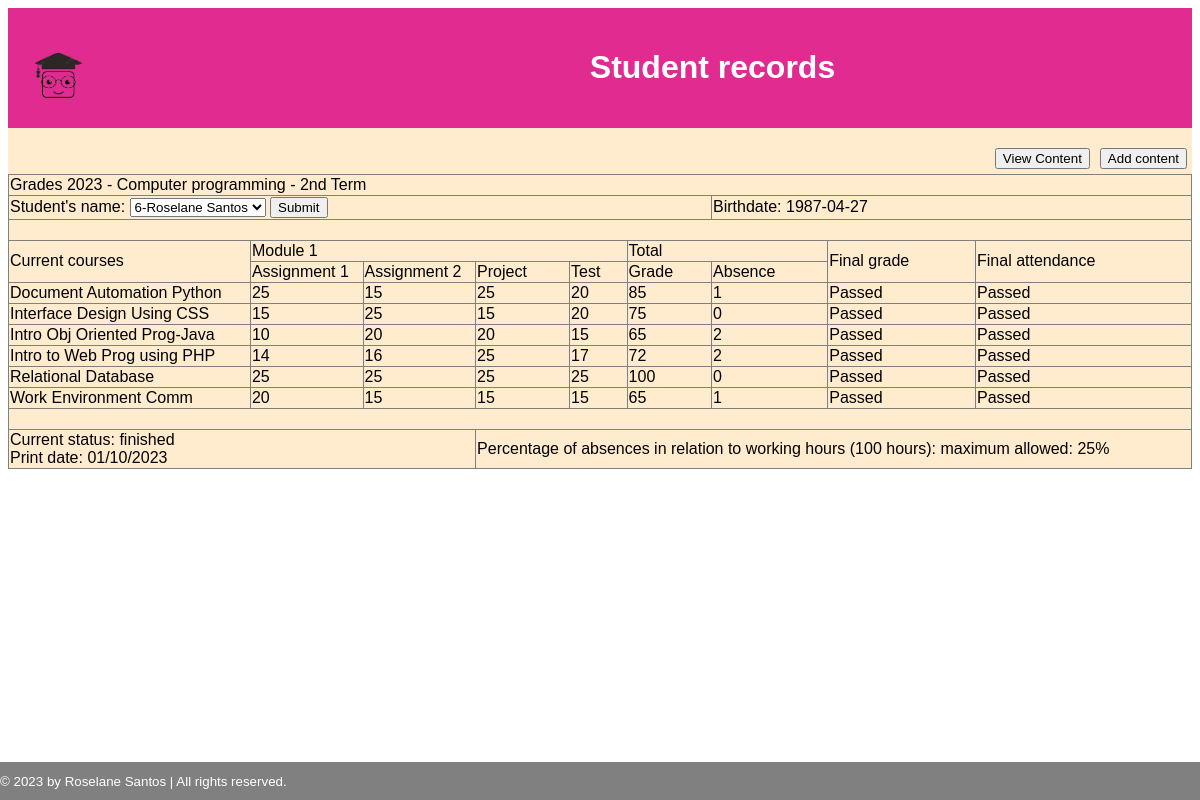
The page /index.php?student_id=6 on the database its author committed.
### tables this page shows
CREATE TABLE `student_grade` (
  `id` int(11) NOT NULL AUTO_INCREMENT,
  `student_name` varchar(255) NOT NULL,
  `birthdate` date DEFAULT NULL,
  `course1_grade_assignment_1` float DEFAULT NULL,
  `course1_grade_assignment_2` float DEFAULT NULL,
  `course1_project` float DEFAULT NULL,
  `course1_grade_test` float DEFAULT NULL,
  `course1_absences` int(11) DEFAULT NULL,
  `course2_grade_assignment_1` float DEFAULT NULL,
  `course2_grade_assignment_2` float DEFAULT NULL,
  `course2_project` float DEFAULT NULL,
  `course2_grade_test` float DEFAULT NULL,
  `course2_absences` int(11) DEFAULT NULL,
  `course3_grade_assignment_1` float DEFAULT NULL,
  `course3_grade_assignment_2` float DEFAULT NULL,
  `course3_project` float DEFAULT NULL,
  `course3_grade_test` float DEFAULT NULL,
  `course3_absences` int(11) DEFAULT NULL,
  `course4_grade_assignment_1` float DEFAULT NULL,
  `course4_grade_assignment_2` float DEFAULT NULL,
  `course4_project` float DEFAULT NULL,
  `course4_grade_test` float DEFAULT NULL,
  `course4_absences` int(11) DEFAULT NULL,
  `course5_grade_assignment_1` float DEFAULT NULL,
  `course5_grade_assignment_2` float DEFAULT NULL,
  `course5_project` float DEFAULT NULL,
  `course5_grade_test` float DEFAULT NULL,
  `course5_absences` int(11) DEFAULT NULL,
  `course6_grade_assignment_1` float DEFAULT NULL,
  `course6_grade_assignment_2` float DEFAULT NULL,
  `course6_project` float DEFAULT NULL,
  `course6_grade_test` float DEFAULT NULL,
  `course6_absences` int(11) DEFAULT NULL,
  PRIMARY KEY (`id`)
);

### index.php (the view, shortened to what this page needs)
<!DOCTYPE html>
<html>
<head>
    <link rel="stylesheet" href="css/styles.css" />
</head>
    <?php
        $mysqli = new mysqli("localhost", "root", "", "assignment_1");
        $sql = "SELECT id, student_name FROM student_grade";
        $result = $mysqli->query($sql);
        $student_data = [];
        $student_id = '';
        if (isset($_GET['student_id'])&& $_GET['student_id']!= "") {
            $student_id = $_GET['student_id'];
            $sql = "SELECT * from student_grade where id=".$student_id;
            $student_data = $mysqli->query($sql)->fetch_assoc();
        }
        function calc_grade($student_data, $course) {
            if (isset($student_data[$course."_grade_assignment_1"]) && isset($student_data[$course."_grade_assignment_2"])
            && isset ($student_data[$course."_project"]) && isset($student_data[$course."_grade_test"]))        {
                  return $student_data[$course."_grade_assignment_1"] + $student_data[$course."_grade_assignment_2"]+
                  $student_data[$course."_project"] + $student_data[$course."_grade_test"];
            }
            return "";
        }
    ?>
    <body>
        <header>
            <div class="logo">
                <img src="img/logo.png" alt="Car" style="width:45%">
            </div>
            <h1>Student records</h1>
        </header>
        <nav>
            <a href="add_content.php">
            <button>Add content</button>
            </a>
        </nav>
        <nav>
            <a href="index.php">
                <button>View Content</button>
            </a>
        </nav>
        <main>
            <table class border=1>
                <tr>
                    <td colspan="9">Grades 2023 - Computer programming - 2nd Term</td>
                </tr>
                <tr>
                    <td colspan="6">
                        <form>
                            Student's name:
                            <select id ="student_id" name ="student_id" method="GET">
                                <?php
                                    while($row = $result->fetch_assoc()) {
                                        echo "<option value='".$row["id"]."' ".($student_id==$row["id"]?"selected":"").">"
                                            .$row["id"]."-".$row["student_name"]
                                            ."</option>";
                                    }
                                ?>
                            </select>
                            <button type="submit" name="btnSubmit" value="btnSubmit">Submit</button><br>
                        </form>
                    </td>
                    <td colspan="3">Birthdate: <?=$student_data["birthdate"] ?? "" ?></td>
                </tr>
                <tr>
                    <td colspan="9">&nbsp;</td>
                </tr>
                <tr>
                    <td rowspan="2">Current courses</td>
                    <td colspan="4">Module 1</td>
                    <td colspan="2">Total </td>
                    <td rowspan="2">Final grade</td>
                    <td rowspan="2">Final attendance</td>
                </tr>
                <tr>
                    <td>Assignment 1</td>
                    <td>Assignment 2</td>
                    <td>Project</td>
                    <td>Test</td>
                    <td>Grade</td>
                    <td>Absence</td>
                </tr>
                <tr>
                    <td>Document Automation Python</td>
                    <td><?=$student_data["course1_grade_assignment_1"] ?? "" ?></td>
                    <td><?=$student_data["course1_grade_assignment_2"] ?? "" ?></td>
                    <td><?=$student_data["course1_project"] ?? "" ?></td>
                    <td><?=$student_data["course1_grade_test"] ?? "" ?></td>
                    <td><?=calc_grade($student_data,"course1") ?></td>
                    <td><?=$student_data["course1_absences"] ?? "" ?></td>
                    <td><?php if($student_id) echo calc_grade($student_data,"course1") > 60? "Passed": "Failed" ?></td>
                    <td><?php if($student_id) echo 100 - $student_data["course1_absences"] > 75? "Passed": "Failed due to absence" ?></td>
                </tr>
                <tr>
                    <td>Interface Design Using CSS</td>
                    <td><?=$student_data["course2_grade_assignment_1"] ?? "" ?></td>
                    <td><?=$student_data["course2_grade_assignment_2"] ?? "" ?></td>
                    <td><?=$student_data["course2_project"] ?? "" ?></td>
                    <td><?=$student_data["course2_grade_test"] ?? "" ?></td>
                    <td><?=calc_grade($student_data,"course2") ?></td>
                    <td><?=$student_data["course2_absences"] ?? "" ?></td>
                    <td><?php if($student_id) echo calc_grade($student_data,"course2") > 60? "Passed": "Failed" ?></td>
                    <td><?php if($student_id) echo 100 - $student_data["course2_absences"] > 75? "Passed": "Failed due to absence" ?></td>
                </tr>
                <tr>
                    <td>Intro Obj Oriented Prog-Java</td>
                    <td><?=$student_data["course3_grade_assignment_1"] ?? "" ?></td>
                    <td><?=$student_data["course3_grade_assignment_2"] ?? "" ?></td>
                    <td><?=$student_data["course3_project"] ?? "" ?></td>
                    <td><?=$student_data["course3_grade_test"] ?? "" ?></td>
                    <td><?=calc_grade($student_data,"course3") ?></td>
                    <td><?=$student_data["course3_absences"] ?? "" ?></td>
                    <td><?php if($student_id) echo calc_grade($student_data,"course3") > 60? "Passed": "Failed" ?></td>
                    <td><?php if($student_id) echo 100 - $student_data["course3_absences"] > 75? "Passed": "Failed due to absence" ?></td>
                </tr>
                <tr>
                    <td>Intro to Web Prog using PHP</td>
                    <td><?=$student_data["course4_grade_assignment_1"] ?? "" ?></td>
                    <td><?=$student_data["course4_grade_assignment_2"] ?? "" ?></td>
                    <td><?=$student_data["course4_project"] ?? "" ?></td>
                    <td><?=$student_data["course4_grade_test"] ?? "" ?></td>
                    <td><?=calc_grade($student_data,"course4") ?></td>
                    <td><?=$student_data["course4_absences"] ?? "" ?></td>
                    <td><?php if($student_id) echo calc_grade($student_data,"course4") > 60? "Passed": "Failed" ?></td>
                    <td><?php if($student_id) echo 100 - $student_data["course4_absences"] > 75? "Passed": "Failed due to absence" ?></td>
                </tr>
                <tr>
                    <td>Relational Database</td>
                    <td><?=$student_data["course5_grade_assignment_1"] ?? "" ?></td>
                    <td><?=$student_data["course5_grade_assignment_2"] ?? "" ?></td>
                    <td><?=$student_data["course5_project"] ?? "" ?></td>
                    <td><?=$student_data["course5_grade_test"] ?? "" ?></td>
                    <td><?=calc_grade($student_data,"course5") ?></td>
                    <td><?=$student_data["course5_absences"] ?? "" ?></td>
                    <td><?php if($student_id) echo calc_grade($student_data,"course5") > 60? "Passed": "Failed" ?></td>
                    <td><?php if($student_id) echo 100 - $student_data["course5_absences"] > 75? "Passed": "Failed due to absence" ?></td>
                </tr>
                <tr>
                    <td>Work Environment Comm</td>
                    <td><?=$student_data["course6_grade_assignment_1"] ?? "" ?></td>
                    <td><?=$student_data["course6_grade_assignment_2"] ?? "" ?></td>
                    <td><?=$student_data["course6_project"] ?? "" ?></td>
                    <td><?=$student_data["course6_grade_test"] ?? "" ?></td>
                    <td><?=calc_grade($student_data,"course6") ?></td>
                    <td><?=$student_data["course6_absences"] ?? "" ?></td>
                    <td><?php if($student_id) echo calc_grade($student_data,"course6") > 60? "Passed": "Failed" ?></td>
                    <td><?php if($student_id) echo 100 - $student_data["course6_absences"] > 75? "Passed": "Failed due to absence" ?></td>
                </tr>
                <tr>
                    <td colspan="9">&nbsp;</td>
                </tr>
                <tr>
                    <td colspan="3">Current status: finished<br>
                        Print date: 01/10/2023</td>
                    <td colspan="6">Percentage of absences in relation to working hours (100 hours): maximum allowed: 25%</td>
                </tr>
            </table>
        </main>
        <footer>
            <small>© 2023 by Roselane Santos | All rights reserved.</small>
        </footer>
    </body>
</html>

### css/styles.css (style rules this page uses)
html { background-color: white; }
body { font-family: Tahoma, Verdana, sans-serif; }
header h1 { text-align: center; }
header .logo { float: left; }
header { background-color: rgb(226, 43, 144); color: #fff; padding: 20px 0; margin-bottom: 15px; }
table { table-layout: auto; width: 100%; border-collapse: collapse; color: black; }
body { background-color: blanchedalmond; }
nav { float: right; padding: 5px; }
footer { background-color: gray; color: #fff; padding: 10px 0; position: fixed; left: 0; bottom: 0; width: 100%; color: white; text-align: left; }

### rows shown on the page
student_grade: birthdate "1987-04-27", course1_grade_assignment_1 "25", course1_grade_assignment_2 "15", course1_project "25", course1_grade_test "20", calc_grade($student_data,"course1") "85", course1_absences "1", course2_grade_assignment_1 "15", course2_grade_assignment_2 "25", course2_project "15", course2_grade_test "20", calc_grade($student_data,"course2") "75", course2_absences "0", course3_grade_assignment_1 "10", course3_grade_assignment_2 "20", course3_project "20", course3_grade_test "15", calc_grade($student_data,"course3") "65", course3_absences "2", course4_grade_assignment_1 "14", course4_grade_assignment_2 "16", course4_project "25", course4_grade_test "17", calc_grade($student_data,"course4") "72", course4_absences "2", course5_grade_assignment_1 "25", course5_grade_assignment_2 "25", course5_project "25", course5_grade_test "25", calc_grade($student_data,"course5") "100", course5_absences "0", course6_grade_assignment_1 "20", course6_grade_assignment_2 "15", course6_project "15", course6_grade_test "15", calc_grade($student_data,"course6") "65", course6_absences "1"

### other values the page prints
form field student_id "6-Roselane Santos"
